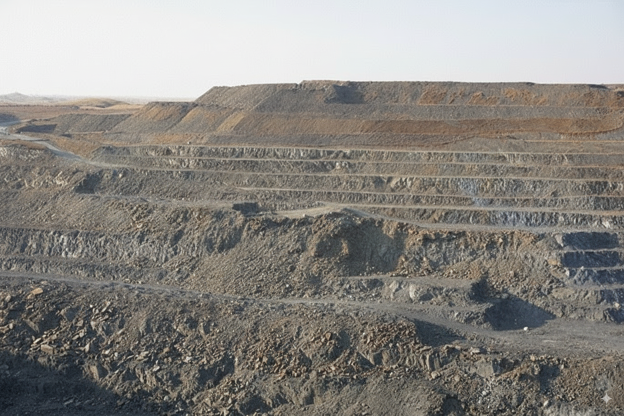
#> input picture backend/data/normal/img1_normal.png, 1248 x 832 px (shown at 1/2 size)
$ python -i preprocessing.py   (imports and definitions only)
#> lines starting #> are read from the running program, lines starting #| are printed output that depends on the picture
import cv2
import numpy as np
import os

def preprocess_image(image_path, output_dir="preprocessed", size=(640, 480)):
    """
    Enhanced preprocessing: resize, noise reduction, contrast enhancement
    """
#> called with image_path = '../data/normal/img1_normal.png', output_dir = 'preprocessed', size = (640, 480)
    os.makedirs(output_dir, exist_ok=True)

    # Load image (BGR by default in OpenCV)
    img = cv2.imread(image_path)
#> img is the input picture: shape (832, 1248, 3); mean B, G, R 130.3, 135.2, 138.1

    if img is None:
        raise FileNotFoundError(f"Image not found: {image_path}")

    # Resize to standard dimensions
    img = cv2.resize(img, size)
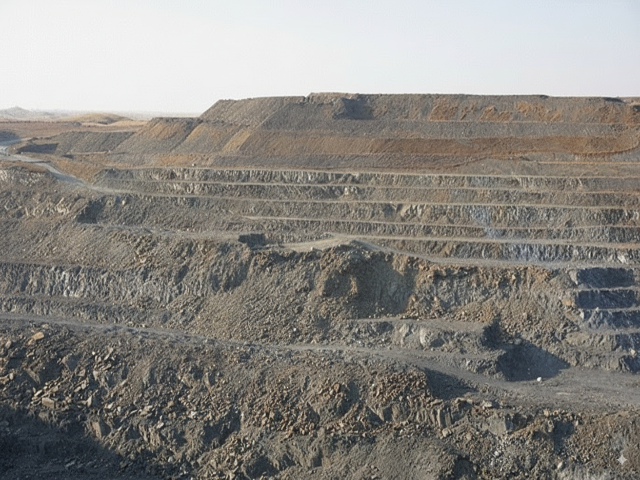
#> img: shape (480, 640, 3); mean B, G, R 130.1, 135.1, 138

    # Noise reduction using bilateral filter
    img = cv2.bilateralFilter(img, 9, 75, 75)

    # Enhance contrast using CLAHE (Contrast Limited Adaptive Histogram Equalization)
    lab = cv2.cvtColor(img, cv2.COLOR_BGR2LAB)
#> lab: shape (480, 640, 3); mean of channels 0, 1, 2 142, 128.2, 131.1
    clahe = cv2.createCLAHE(clipLimit=2.0, tileGridSize=(8,8))
    lab[:,:,0] = clahe.apply(lab[:,:,0])
#> lab: shape (480, 640, 3); mean of channels 0, 1, 2 149.1, 128.2, 131.1
    img = cv2.cvtColor(lab, cv2.COLOR_LAB2BGR)
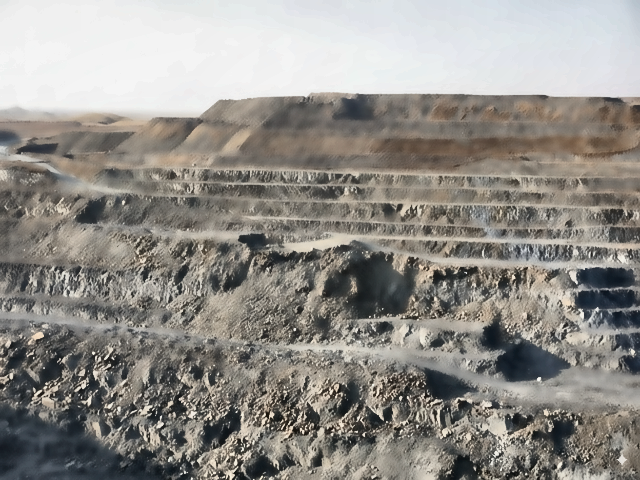
#> img: shape (480, 640, 3); mean B, G, R 137.7, 142.9, 145.8

    # Gaussian blur for smoothing
    img = cv2.GaussianBlur(img, (3, 3), 0)

    # Save processed copy
    out_path = os.path.join(output_dir, os.path.basename(image_path))
    cv2.imwrite(out_path, img)

    return out_path

def ensure_same_size(img1_path, img2_path, output_dir="preprocessed"):
    """
    Ensure both images have exactly the same dimensions
    """
    os.makedirs(output_dir, exist_ok=True)

    img1 = cv2.imread(img1_path)
    img2 = cv2.imread(img2_path)

    if img1 is None or img2 is None:
        raise FileNotFoundError("One or both images not found")

    # Get the minimum dimensions to avoid any cropping issues
    height = min(img1.shape[0], img2.shape[0])
    width = min(img1.shape[1], img2.shape[1])

    # Resize both images to the same size
    img1_resized = cv2.resize(img1, (width, height))
    img2_resized = cv2.resize(img2, (width, height))

    # Save resized images
    img1_out = os.path.join(output_dir, f"baseline_{os.path.basename(img1_path)}")
    img2_out = os.path.join(output_dir, f"new_{os.path.basename(img2_path)}")

    cv2.imwrite(img1_out, img1_resized)
    cv2.imwrite(img2_out, img2_resized)

    return img1_out, img2_out

>>> result = preprocess_image('../data/normal/img1_normal.png')

$ run again, on backend/data/normal/img2_normal.png
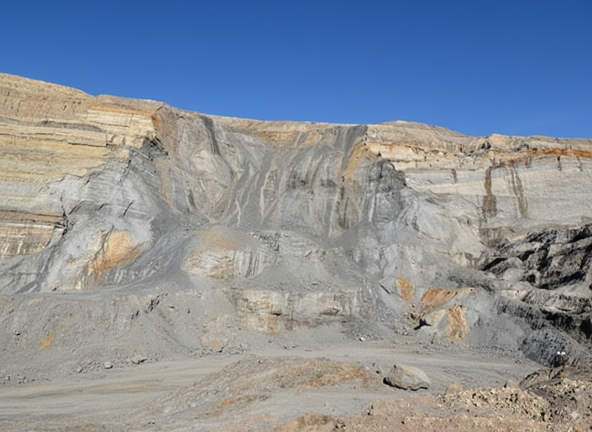
#> input picture backend/data/normal/img2_normal.png, 1184 x 864 px (shown at 1/2 size)
#> in preprocess_image, img is the input picture: shape (864, 1184, 3); mean B, G, R 154.2, 142.4, 133.8
#> in preprocess_image, `img = cv2.resize(img, size)`:
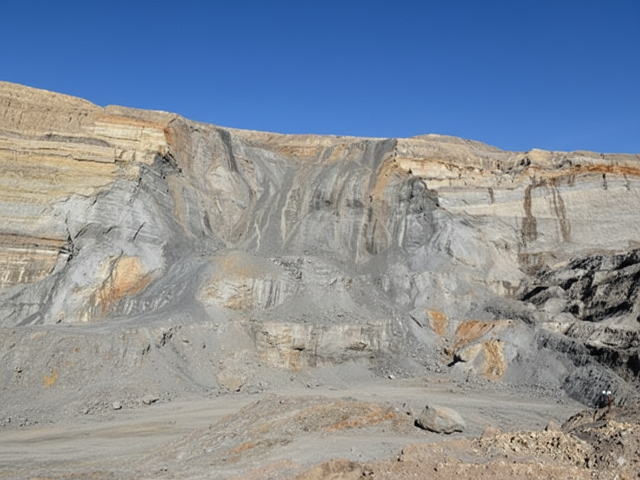
#> img: shape (480, 640, 3); mean B, G, R 154.1, 142.3, 133.7
#> in preprocess_image, `img = cv2.cvtColor(lab, cv2.COLOR_LAB2BGR)`:
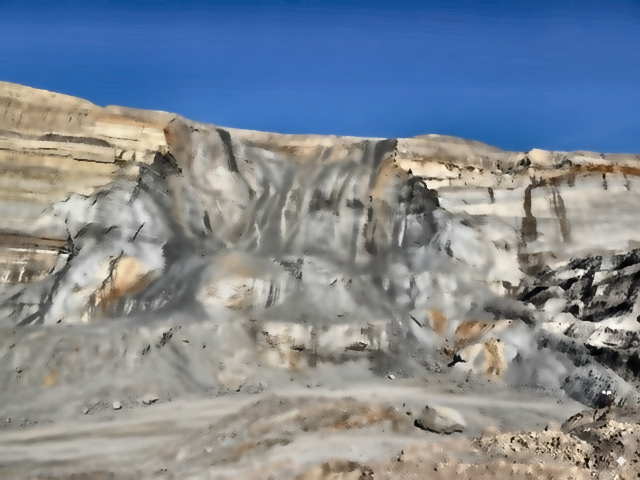
#> img: shape (480, 640, 3); mean B, G, R 148.1, 136.4, 127.3
